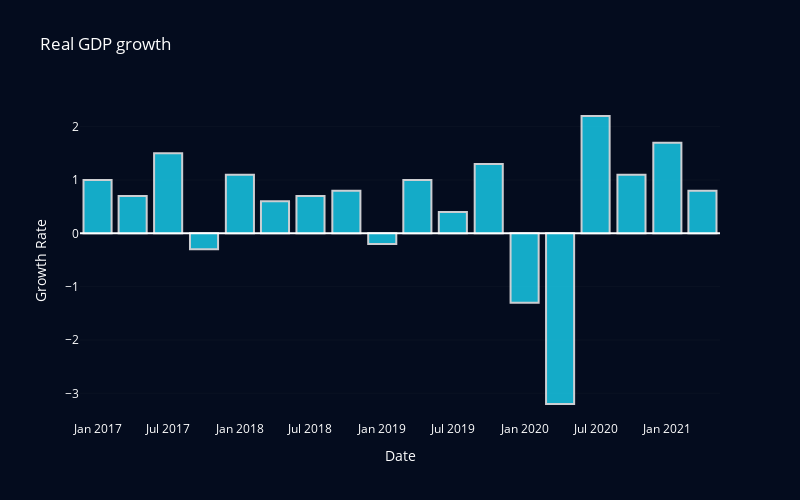

Notebook cell for this chart:
### Code cell
trace = go.Bar(x=returnDf.index, 
                y=returnDf.iloc[:, 0]
              )

fig = go.Figure()

fig.add_trace(trace)

fig.update_traces(marker_color='#19d3f3', marker_line_color='#ffffff',
                  marker_line_width=2, opacity=.8)

fig.update_layout(plot_bgcolor='#040c1e', paper_bgcolor='#040c1e', font_color='#ffffff', width=800, height=500)

# fig.update_layout(showlegend = True)
fig.update_yaxes(gridwidth=.05, gridcolor='gray')

fig.update_layout(title='Real GDP growth')

fig.update_xaxes(title="Date")
fig.update_yaxes(title="Growth Rate")

### Figure 1 — Plotly figure (JSON) as saved in the notebook; plotly's stock layout.template omitted (floating-point values rounded to 4 significant figures)
{"data": [{"marker": {"color": "#19d3f3", "line": {"color": "#ffffff", "width": 2}}, "opacity": 0.8, "type": "bar", "x": ["2017-01-01T00:00:00", "2017-04-01T00:00:00", "2017-07-01T00:00:00", "2017-10-01T00:00:00", "2018-01-01T00:00:00", "2018-04-01T00:00:00", "2018-07-01T00:00:00", "2018-10-01T00:00:00", "2019-01-01T00:00:00", "2019-04-01T00:00:00", "2019-07-01T00:00:00", "2019-10-01T00:00:00", "2020-01-01T00:00:00", "2020-04-01T00:00:00", "2020-07-01T00:00:00", "2020-10-01T00:00:00", "2021-01-01T00:00:00", "2021-04-01T00:00:00"], "y": [1, 0.7, 1.5, -0.3, 1.1, 0.6, 0.7, 0.8, -0.2, 1, 0.4, 1.3, -1.3, -3.2, 2.2, 1.1, 1.7, 0.8]}], "layout": {"font": {"color": "#ffffff"}, "height": 500, "paper_bgcolor": "#040c1e", "plot_bgcolor": "#040c1e", "title": {"text": "Real GDP growth"}, "width": 800, "xaxis": {"title": {"text": "Date"}}, "yaxis": {"gridcolor": "gray", "gridwidth": 0.05, "title": {"text": "Growth Rate"}}}}
